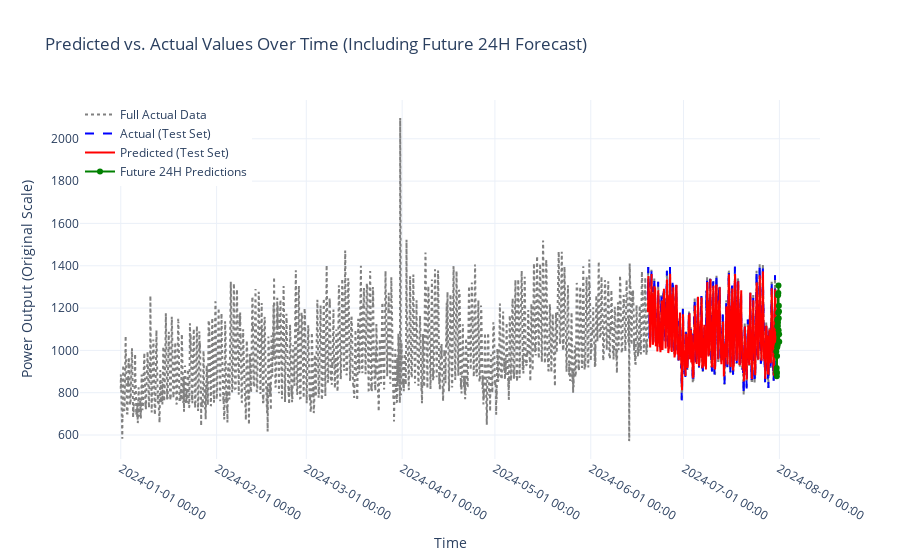

The notebook cell saved with this chart:
### Code cell
df_plot = full_forecasting_pipeline(
    model=model,
    df_resampled=df_resampled,
    scaler_X=scaler_X,
    scaler_y=scaler_y,
    y_test_original=y_test_original,
    predictions_original=predictions_original
) ## 7

### Figure 1 — Plotly figure (JSON) as saved in the notebook; plotly's stock layout.template omitted (floating-point values rounded to 4 significant figures; data arrays with more than 128 entries replaced by an {"elided": "..."} marker saying what was removed)
{"data": [{"line": {"color": "gray", "dash": "dot"}, "mode": "lines", "name": "Full Actual Data", "type": "scatter", "x": {"elided": "5113 str values"}, "y": {"elided": "5113 float values"}}, {"line": {"color": "blue", "dash": "dash"}, "mode": "lines", "name": "Actual (Test Set)", "type": "scatter", "x": {"elided": "5113 str values"}, "y": {"elided": "5113 float values"}}, {"line": {"color": "red"}, "mode": "lines", "name": "Predicted (Test Set)", "type": "scatter", "x": {"elided": "5113 str values"}, "y": {"elided": "5113 float values"}}, {"line": {"color": "green"}, "marker": {"size": 6, "symbol": "circle"}, "mode": "lines+markers", "name": "Future 24H Predictions", "type": "scatter", "x": {"elided": "5113 str values"}, "y": {"elided": "5113 float values"}}], "layout": {"autosize": true, "hovermode": "x unified", "legend": {"x": 0, "y": 1}, "title": {"text": "Predicted vs. Actual Values Over Time (Including Future 24H Forecast)"}, "xaxis": {"autorange": true, "range": ["2023-12-19 12:53:38.6245", "2024-08-13 10:06:21.3755"], "tickformat": "%Y-%m-%d %H:%M", "title": {"text": "Time"}, "type": "date"}, "yaxis": {"autorange": true, "range": [486.7, 2183.0], "title": {"text": "Power Output (Original Scale)"}, "type": "linear"}}}
